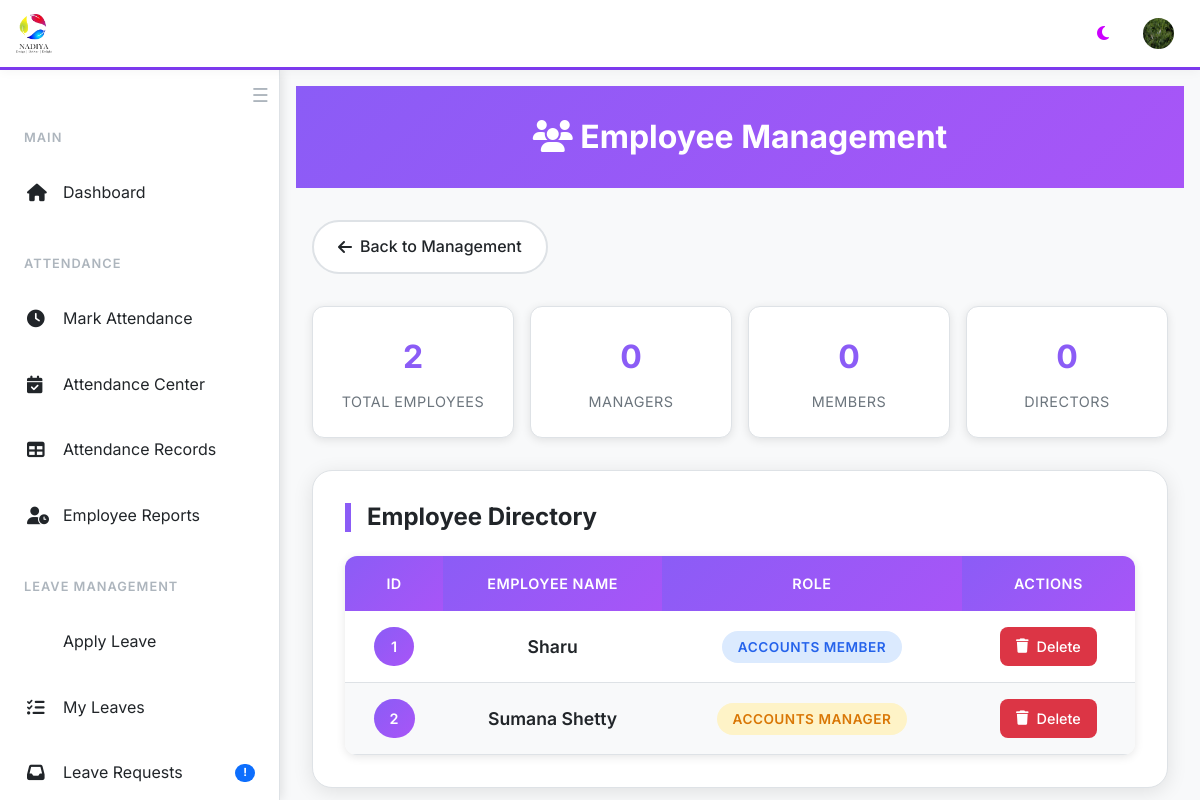
The page /all (signed in) on the database its author committed.
### website/models.py (models this page shows, shortened)
class User(db.Model, UserMixin):
    id = db.Column(db.Integer, primary_key=True)
    first_name = db.Column(db.String(150))
    last_name = db.Column(db.String(150))
    email = db.Column(db.String(150), unique=True, nullable=False)
    password = db.Column(db.String(512), nullable=False)
    earned =  db.Column(db.Float, default=0)
    medic = db.Column(db.Float, default=0)
    pay =  db.Column(db.Float, default=0)
    role = db.Column(db.String(150))
    probation = db.Column(db.Boolean, default = 0)
    photo = db.Column(db.String(150))
    documents = db.relationship('Document', backref='user', lazy=True)
    reset_token = db.Column(db.String(36), nullable=True)
    attendances = db.relationship('Attendance', backref='user', lazy=True)

### website/views.py (the view)
@views.route('/all', methods=['GET'])
def all():
    try:
        user = User.query.all()
        role = [user.role for user in User.query.all()]
        emails = [user.email for user in User.query.all()]  # Fetch all emails from the database
        return render_template('all.html', emails=emails, user = user, role = role)
    except Exception as e:
        return str(e)

### website/templates/all.html (shortened to what this page needs)
{% extends "base.html" %}
{% block content %}
<div class="page-header">
    <div class="container">
        <h1><i class="fas fa-users"></i> Employee Management</h1>
    </div>
</div>
<div class="container">
    <a href="/misc-category" class="back-btn">
        <i class="fas fa-arrow-left"></i> Back to Management
    </a>
    {% if user %}
        <div class="stats-grid">
            <div class="stat-card">
                <div class="stat-number">{{ user|length }}</div>
                <div class="stat-label">Total Employees</div>
            </div>
            <div class="stat-card">
                <div class="stat-number">{{ user|selectattr('role', 'equalto', 'manager')|list|length }}</div>
                <div class="stat-label">Managers</div>
            </div>
            <div class="stat-card">
                <div class="stat-number">{{ user|selectattr('role', 'equalto', 'member')|list|length }}</div>
                <div class="stat-label">Members</div>
            </div>
            <div class="stat-card">
                <div class="stat-number">{{ user|selectattr('role', 'equalto', 'director')|list|length }}</div>
                <div class="stat-label">Directors</div>
            </div>
        </div>
        <div class="table-container">
            <h2 class="table-title">Employee Directory</h2>
            <table class="employee-table">
                <thead>
                    <tr>
                        <th>ID</th>
                        <th>Employee Name</th>
                        <th>Role</th>
                        <th>Actions</th>
                    </tr>
                </thead>
                <tbody>
                    {% for employee in user %}
                    <tr>
                        <td>
                            <span class="employee-id">{{ employee.id }}</span>
                        </td>
                        <td>
                            <span class="employee-name">{{ employee.first_name }}</span>
                        </td>
                        <td>
                            <span class="role-badge
                                {% if 'director' in employee.role %}role-director
                                {% elif 'manager' in employee.role %}role-manager
                                {% elif 'member' in employee.role %}role-member
                                {% elif 'emp' in employee.role %}role-employee
                                {% else %}role-others{% endif %}">
                                {{ employee.role.replace('_', ' ').title() }}
                            </span>
                        </td>
                        <td>
                            <a href="{{ url_for('views.delete_user', user_id=employee.id) }}"
                               class="delete-btn"
                               onclick="return confirmDelete()">
                                <i class="fas fa-trash"></i> Delete
                            </a>
                        </td>
                    </tr>
                    {% endfor %}
                </tbody>
            </table>
        </div>
    {% else %}
        <div class="no-employees">
            <i class="fas fa-users-slash"></i>
            <p>No employees found in the system.</p>
        </div>
    {% endif %}
</div>
{% endblock %}

### website/templates/base.html (shortened to what this page needs)
<!DOCTYPE html>
<html lang="en" data-theme="light">
<head>
    <link href="https://cdn.jsdelivr.net/npm/bootstrap@5.3.0/dist/css/bootstrap.min.css" rel="stylesheet">
    <link rel="stylesheet" href="https://cdnjs.cloudflare.com/ajax/libs/font-awesome/6.4.0/css/all.min.css">
</head>
<body>
    <header class="top-header">
        <div class="header-logo">
            <img src="{{ url_for('static', filename='logo.png') }}" alt="Nadiya Logo">
        </div>
        <div class="header-actions">
            <button class="theme-toggle" onclick="toggleTheme()">
                <i class="fas fa-moon" id="theme-icon"></i>
            </button>
            {% if current_user.is_authenticated %}
            <div class="user-profile" onclick="window.location.href='/profile/{{ current_user.id }}'">
                {% if current_user.photo %}
                    <img src="{{ url_for('views.uploaded_file', setname='photos', filename=current_user.photo) }}" alt="Profile">
                {% else %}
                    <img src="{{ url_for('static', filename='logo.png') }}" alt="Profile">
                {% endif %}
            </div>
            {% endif %}
        </div>
    </header>
  <nav class="sidebar" id="sidebar">
  <button id="sidebarCollapseBtn" class="sidebar-collapse-btn" onclick="toggleSidebarCollapse()" title="Collapse Sidebar">
    <span class="hamburger-icon">☰</span>
</button>
    <br>
        <div class="sidebar-content">
            {% if current_user.is_authenticated %}
            <div class="nav-section">
                <div class="nav-section-title">Main</div>
                <div class="nav-item">
                    <a href="/" class="nav-link">
                        <i class="fas fa-home"></i>
                        <span>Dashboard</span>
                    </a>
                </div>
            </div>
            <div class="nav-section">
                <div class="nav-section-title">Attendance</div>
                <div class="nav-item">
                    <a href="/attendance" class="nav-link">
                        <i class="fas fa-clock"></i>
                        <span>Mark Attendance</span>
                    </a>
                </div>
                {% if current_user.email == "sumana@nadiya.in" or current_user.email == "accounts@nadiya.in" %}
                <div class="nav-item">
                    <a href="/attendance-category" class="nav-link">
                        <i class="fas fa-calendar-check"></i>
                        <span>Attendance Center</span>
                    </a>
                </div>
                <div class="nav-item">
                    <a href="/attendance_table" class="nav-link">
                        <i class="fas fa-table"></i>
                        <span>Attendance Records</span>
                    </a>
                </div>
                <div class="nav-item">
                    <a href="/who" class="nav-link">
                        <i class="fas fa-user-clock"></i>
                        <span>Employee Reports</span>
                    </a>
                </div>
                {% endif %}
            </div>
            <div class="nav-section">
                <div class="nav-section-title">Leave Management</div>
                <div class="nav-item">
                    <a href="/apply_leave" class="nav-link">
                        <span>Apply Leave</span>
                    </a>
                </div>
                <div class="nav-item">
                    <a href="/approved_leaves" class="nav-link">
                        <i class="fas fa-list-check"></i>
                        <span>My Leaves</span>
                    </a>
                </div>
                <div class="nav-item">
                    <a href="/leave_requests" class="nav-link">
                        <i class="fas fa-inbox"></i>
                        <span>Leave Requests</span>
                        {% if current_user.role in ['director', 'accounts_manager', 'business_manager', 'service_manager', 'service_support_manager', 'sales_manager'] %}
                        <span class="badge">!</span>
                        {% endif %}
                    </a>
                </div>
            </div>
            {% endif %}
        </div>
    </nav>
    <main class="main-content" id="mainContent">
        {% block content %}{% endblock %}
    </main>
</body>
</html>

### website/templates/base.html (style rules this page uses)
:root { --bg-primary: #ffffff; --bg-secondary: #f8f9fa; --bg-tertiary: #e9ecef; --text-primary: #212529; --text-secondary: #6c757d; --text-muted: #adb5bd; --border-color: #dee2e6; --shadow: rgba(0, 0, 0, 0.1); --accent-primary: #0d6efd; --accent-secondary: #6f42c1; --success: #198754; --warning: #fd7e14; --danger: #dc3545; --info: #0dcaf0; --navbar-bg: #1a1d23; --sidebar-width: 280px; --sidebar-collapsed-width: 60px; }
* { margin: 0; padding: 0; box-sizing: border-box; }
body { font-family: 'Inter', sans-serif; background-color: var(--bg-secondary); color: var(--text-primary); line-height: 1.6; transition: all 0.3s ease; padding-top: 70px; }
:root { --header-bg: #ffffff; --header-text: #2d3748; --header-border: #7c3aed; --toggle-btn-color: #7c3aed; !important }
.top-header { position: fixed; top: 0; left: 0; right: 0; height: 70px; background: var(--header-bg); color: var(--header-text); z-index: 1000; display: flex; align-items: center; padding: 0 1rem; box-shadow: 0 2px 10px rgba(0,0,0,0.04); border-bottom: 3px solid var(--header-border); transition: background 0.3s, color 0.3s, border-color 0.3s; }
.header-logo { display: flex; align-items: center; flex: 1; }
.header-logo img { height: 40px; margin-right: 1rem; }
.header-actions { display: flex; align-items: center; gap: 1rem; }
.theme-toggle { background: rgba(255,255,255,0.1); border: none; color: rgb(204, 0, 255); padding: 0.5rem; border-radius: 8px; cursor: pointer; transition: all 0.3s ease; }
.user-profile { display: flex; align-items: center; gap: 0.5rem; padding: 0.5rem; border-radius: 8px; transition: all 0.3s ease; cursor: pointer; }
.user-profile img { width: 35px; height: 35px; border-radius: 50%; border: 2px solid rgba(255,255,255,0.3); }
.sidebar { position: fixed; top: 70px; left: -280px; width: var(--sidebar-width); height: calc(100vh - 70px); background: var(--bg-primary); border-right: 1px solid var(--border-color); box-shadow: 2px 0 10px var(--shadow); transition: left 0.3s ease, width 0.3s ease; z-index: 999; overflow-y: auto; }
.sidebar.open { left: 0; }
.sidebar-collapse-btn { background: none; border: none; color: var(--text-muted); font-size: 1.2rem; position: absolute; top: 10px; right: 10px; z-index: 1001; transition: color 0.2s; cursor: pointer; }
.sidebar-content { padding: 2rem 0; }
.nav-section { margin-bottom: 2rem; }
.nav-section-title { font-size: 0.8rem; font-weight: 600; color: var(--text-muted); text-transform: uppercase; letter-spacing: 1px; padding: 0 1.5rem; margin-bottom: 1rem; }
.nav-item { margin-bottom: 0.5rem; }
.nav-link { display: flex; align-items: center; padding: 1rem 1.5rem; color: var(--text-primary); text-decoration: none; transition: all 0.3s ease; border-left: 3px solid transparent; }
.nav-link i { width: 20px; margin-right: 1rem; font-size: 1.1rem; }
.nav-link .badge { margin-left: auto; background: var(--accent-primary); color: white; font-size: 0.7rem; padding: 0.2rem 0.5rem; border-radius: 10px; }
.main-content { min-height: calc(100vh - 70px); padding: 1rem; transition: margin-left 0.3s ease; }
.main-content.shifted { margin-left: var(--sidebar-width); }
@media (min-width: 1200px) { .sidebar { left: 0; } }
@media (min-width: 1200px) { .main-content { margin-left: var(--sidebar-width); } }
* { transition: background-color 0.3s ease, color 0.3s ease, border-color 0.3s ease; }

### rows shown on the page
User: photo (picture), id "2", first_name "Sumana Shetty", role.replace "ACCOUNTS MANAGER"
User: id "1", first_name "Sharu", role.replace "ACCOUNTS MEMBER"

### other values the page prints
{{ user|length }} "2"
{{ user|selectattr('role', 'equalto', 'manager')|list|length }} "0"
{{ user|selectattr('role', 'equalto', 'member')|list|length }} "0"
{{ user|selectattr('role', 'equalto', 'director')|list|length }} "0"
